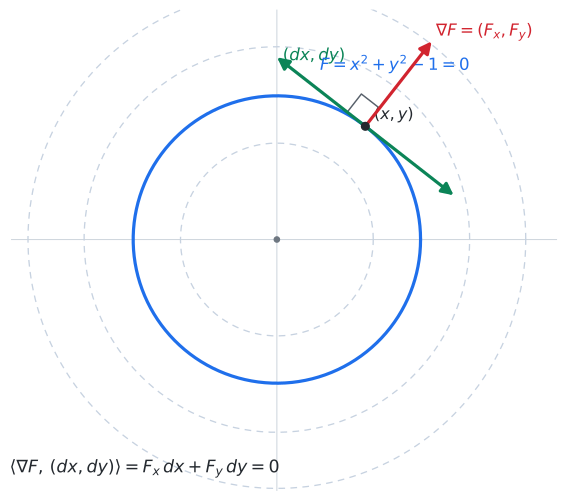

This figure's Python source:
#!/usr/bin/env python3
"""Static figure for 10강 3기 8강 — gradient is orthogonal to the level set
(lecture §5). On the circle F(x,y)=x^2+y^2-1=0, the gradient grad F = (2x, 2y)
points radially outward (perpendicular to the curve), and the tangent direction
(dx, dy) satisfying F_x dx + F_y dy = 0 runs along the curve. Renders next to
itself as an SVG embedded by the note.

Reproduce:
  uv run --with matplotlib --with numpy python gradient-orthogonal-levelset-03-season-08-05.py
"""
from pathlib import Path
import numpy as np
import matplotlib.pyplot as plt
from matplotlib.patches import FancyArrowPatch

OUT = Path(__file__).with_suffix(".svg")

fig, ax = plt.subplots(figsize=(6.0, 5.6))

# ---- the level set F = x^2 + y^2 - 1 = 0 (a unit circle) -------------------
phi = np.linspace(0, 2 * np.pi, 400)
ax.plot(np.cos(phi), np.sin(phi), color="#1f6feb", lw=2.4, zorder=3)

# faint background level sets F = c for a few c (the contour family) ----------
for c in (-0.55, 0.8, 2.0):
    r = np.sqrt(1 + c)
    if np.isfinite(r):
        ax.plot(r * np.cos(phi), r * np.sin(phi),
                color="#c7d2e0", lw=1.0, ls=(0, (5, 4)), zorder=1)

# ---- point on the circle ---------------------------------------------------
a = np.deg2rad(52.0)
p = np.array([np.cos(a), np.sin(a)])         # point on F = 0

grad = np.array([2 * p[0], 2 * p[1]])        # grad F = (2x, 2y), radial
grad_hat = grad / np.linalg.norm(grad)
tang_hat = np.array([-grad_hat[1], grad_hat[0]])   # tangent: F_x dx + F_y dy = 0

g_end = p + 0.75 * grad_hat                    # gradient arrow tip
t1 = p + 0.78 * tang_hat                        # tangent arrow tips (both ways)
t2 = p - 0.78 * tang_hat


def arrow(start, end, color, lw=2.4, scale=18):
    ax.add_patch(FancyArrowPatch(start, end, arrowstyle="-|>", mutation_scale=scale,
                                 lw=lw, color=color, shrinkA=0, shrinkB=0, zorder=6))


# gradient (normal) and tangent direction (both senses)
arrow(p, g_end, "#d1242f")                     # grad F : normal to the level set
arrow(p, t1, "#0b8457")                         # tangent direction (dx, dy)
arrow(p, t2, "#0b8457")

# right-angle marker between gradient and tangent at p -----------------------
s = 0.16
sq = np.array([p + s * tang_hat,
               p + s * tang_hat + s * grad_hat,
               p + s * grad_hat,
               p])
ax.plot(sq[:, 0], sq[:, 1], color="#57606a", lw=1.1, zorder=5)

# ---- labels ----------------------------------------------------------------
ax.scatter(*p, s=34, color="#24292f", zorder=7)
ax.text(p[0] + 0.06, p[1] + 0.05, r"$(x,y)$", fontsize=12, color="#24292f")

ax.text(g_end[0] + 0.03, g_end[1] + 0.04,
        r"$\nabla F=(F_x,F_y)$", color="#d1242f", fontsize=12.5, weight="bold")
ax.text(t1[0] + 0.04, t1[1] - 0.02,
        r"$(dx,dy)$", color="#0b8457", fontsize=12.5, weight="bold")

ax.text(0.30, 1.18, r"$F=x^2+y^2-1=0$", color="#1f6feb", fontsize=12.5)
ax.text(-1.86, -1.62,
        r"$\langle\nabla F,\,(dx,dy)\rangle = F_x\,dx + F_y\,dy = 0$",
        fontsize=13, color="#24292f")

# ---- axes cosmetics --------------------------------------------------------
ax.scatter([0], [0], s=16, color="#6e7781", zorder=4)
ax.set_xlim(-1.85, 1.95)
ax.set_ylim(-1.75, 1.6)
ax.set_aspect("equal")
ax.axhline(0, color="#d0d7de", lw=0.8, zorder=0)
ax.axvline(0, color="#d0d7de", lw=0.8, zorder=0)
ax.set_xticks([]); ax.set_yticks([])
for sp in ax.spines.values():
    sp.set_visible(False)
fig.tight_layout()
fig.savefig(OUT, format="svg", bbox_inches="tight")

dot = float(grad @ tang_hat)
print(f"wrote {OUT}  (grad.tangent = {dot:.2e}  ->  orthogonal)")
